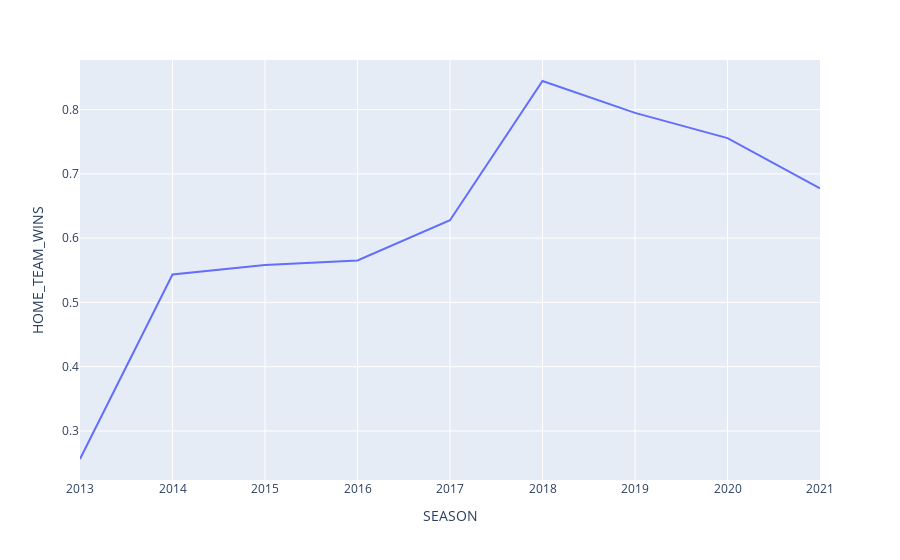

Notebook code for this chart:
### Code cell
fig = px.line(time_bucks, x='SEASON', y="HOME_TEAM_WINS")
fig.show()

### Figure 1 — Plotly figure (JSON) as saved in the notebook; plotly's stock layout.template omitted (floating-point values rounded to 4 significant figures)
{"data": [{"hovertemplate": "SEASON=%{x}<br>HOME_TEAM_WINS=%{y}<extra></extra>", "legendgroup": "", "line": {"color": "#636efa", "dash": "solid"}, "marker": {"symbol": "circle"}, "mode": "lines", "name": "", "orientation": "v", "showlegend": false, "type": "scatter", "x": [2013, 2014, 2015, 2016, 2017, 2018, 2019, 2020, 2021], "xaxis": "x", "y": [0.2564, 0.5435, 0.5581, 0.5652, 0.6279, 0.8444, 0.7949, 0.7556, 0.6774], "yaxis": "y"}], "layout": {"legend": {"tracegroupgap": 0}, "margin": {"t": 60}, "xaxis": {"anchor": "y", "domain": [0, 1], "title": {"text": "SEASON"}}, "yaxis": {"anchor": "x", "domain": [0, 1], "title": {"text": "HOME_TEAM_WINS"}}}}
